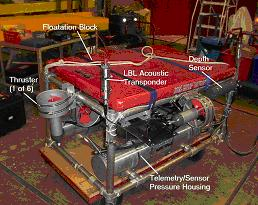
%> input picture rov_design_analysis/fig/JHUROV.JPG, 258 x 205 px
$ octave --eval "result = shapeSegmentation(imread('../rov_design_analysis/fig/JHUROV.JPG'));"   (GNU Octave 9; MATLAB toolbox functions it lacks are replaced by stand-ins)
%> lines starting %> are read from the running program, lines starting %| are printed output that depends on the picture
function [ J ] = shapeSegmentation( I )
%UNTITLED2 Summary of this function goes here
%  I = rgb color image
%  J = Binary output
%
%   TO DO: experiment with improvements namely, more accurate selection of
%   seed points for the region growing.

%impliment color constancy
% I(:,:,1) = histeq(I(:,:,1));
% I(:,:,2) = histeq(I(:,:,2));
% I(:,:,3) = histeq(I(:,:,3));

hsv = rgb2hsv(I);
%> hsv: size 205x258x3 double; mean H, S, V 0.241, 0.515, 0.401

% hsv(:,:,1) = histeq(hsv(:,:,1));

% hsv(:,:,1) = medfilt2(hsv(:,:,1) , [7 7], 'symmetric');

norm_hsv = uint8(round(hsv*255));
%> norm_hsv: size 205x258x3 uint8; mean H, S, V 61.5, 131.3, 102.4

sz = size(hsv(:,:,1));
%> sz = [205 258]

K = zeros(sz);
%> K: size 205x258 double; every value is 0
J = zeros(sz);
for i = 1:sz(1)
    for j = 1:sz(2)
        K(i,j) = blackWhite(norm_hsv(i,j,:));
    end
end
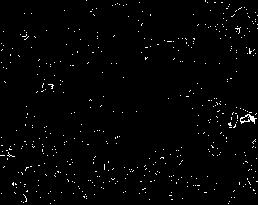
%> K: size 205x258 double; values 0 (black) and 1 (white), 1.5% white in thin lines or dots

se = strel('diamond', 3);
K = imerode(K, se);

[x,y] =  findseed(K);

if isempty(x) || isempty(y)
    return;
end

for i=1:size(x)
    tmp_img = regiongrowing(double(hsv(:,:,1)),...
        y(i), x(i), .01 );
    J = tmp_img | J;
end


se = strel('diamond', 7);
J = imerode(J, se);
J = bwconvhull(J, 'objects');

%in order to segement letter follow these steps


% [21 lines left out: function blackWhite, not called in this run]

function [x , y] = findseed(J)
% J is a binary image
% x & y are arrays of coordinates

w = size(J,1);
%> w = 205
h = size(J,2);
%> h = 258

num_w = floor(w/16);
%> num_w = 12
num_h = floor(h/16);
%> num_h = 16
x = [];
y = [];

for i=1:num_w
    for j=1:num_h
        if i == 1 && j == 1
            small_J = J(1:16, 1:16);

            num_pixels = sum(sum(small_J));
            if num_pixels >= 60
                x = 8;
                y = 8;
            end
        elseif j == 1
            small_J = J(((i-1)*16):(i*16) , 1:16);

            num_pixels = sum(sum(small_J));
            if num_pixels >= 60
                index_x = size(x)+1;
                index_y = size(y)+1;

                y(index_x) = (i-i)*16+8;
                x(index_y) = 8;
            end
        elseif i == 1
            small_J = J(1:16,((j-1)*16):(j*16));

            num_pixels = sum(sum(small_J));
            if num_pixels >= 60
                index_x = size(x)+1;
                index_y = size(y)+1;

                y(index_x) = 8;
                x(index_y) = 8+16*(j-1);

            end
        else
            small_J = J(((i-1)*16):(i*16),((j-1)*16):(j*16));

            num_pixels = sum(sum(small_J));
            if num_pixels >= 60
                index_x = size(x)+1;
                index_y = size(y)+1;

                y(index_x) = 8+16*(i-1);
                x(index_y) = 8+16*(j-1);
            end
        end
    end
end
%> after the loop, num_pixels = 0


% [84 lines left out: function regiongrowing, not called in this run]
%> in shapeSegmentation, `[x,y] =  findseed(K);`: x = []
